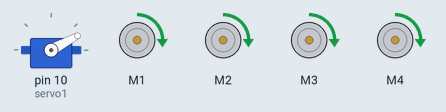
The sketch below on a simulated Arduino Uno, built with avr-gcc and run on an emulated ATmega328P. Shown: servo, 4 × DC motor (green arrow = forward, orange = backward, longer = faster). What the sketch prints to the serial monitor is not drawn.

Above: at 0.15 s.
At 4.69 s:
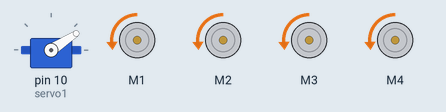
At 9.22 s:
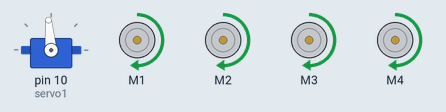
At 18.3 s:
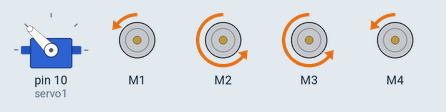
At 27.37 s:
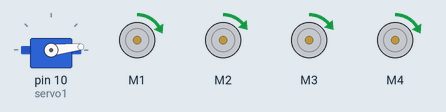
At 36.75 s:
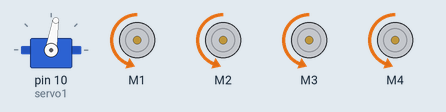
Timing chart, 0 to 36.7 s (numbered marks = the images above):
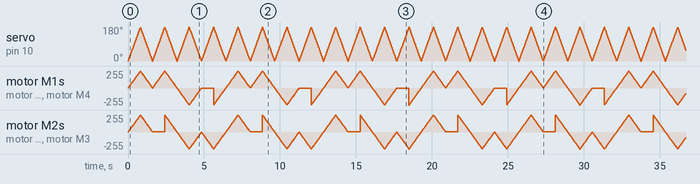

The sketch:

AHSRMotor005.ino
```cpp
/*
This is a test sketch for the Adafruit assembled Motor Shield for Arduino v2
It won't work with v1.x motor shields! Only for the v2's with built in PWM
control

For use with the Adafruit Motor Shield v2
---->  http://www.adafruit.com/products/1438

This sketch creates a fun motor party on your desk *whiirrr*
Connect a unipolar/bipolar stepper to M3/M4
Connect a DC motor to M1
Connect a hobby servo to SERVO1
*/

#include <Wire.h>
#include <Servo.h>
#include <Adafruit_MotorShield.h>

// Create the motor shield object with the default I2C address
Adafruit_MotorShield AFMS = Adafruit_MotorShield();
// Or, create it with a different I2C address (say for stacking)
// Adafruit_MotorShield AFMS = Adafruit_MotorShield(0x61);

// And connect DC motors to port M1,M2,M3 and M4
Adafruit_DCMotor *myMotor1 = AFMS.getMotor(1);
Adafruit_DCMotor *myMotor2 = AFMS.getMotor(2);
Adafruit_DCMotor *myMotor3 = AFMS.getMotor(3);
Adafruit_DCMotor *myMotor4 = AFMS.getMotor(4);

// We'll also test out the built in Arduino Servo library
Servo servo1;


void setup() {
  Serial.begin(9600);           // set up Serial library at 9600 bps
  Serial.println("MMMMotor party!");

  AFMS.begin();  // create with the default frequency 1.6KHz
  //AFMS.begin(1000);  // OR with a different frequency, say 1KHz

  // Attach a servo to pin #10
  servo1.attach(10);

  // turn on motor M1
  myMotor1->setSpeed(200);
  myMotor1->run(RELEASE);

  // turn on motor M2
  myMotor2->setSpeed(200);
  myMotor2->run(RELEASE);

  // turn on motor M3
  myMotor3->setSpeed(200);
  myMotor3->run(RELEASE);

  // turn on motor M4
  myMotor4->setSpeed(200);
  myMotor4->run(RELEASE);
}

int i;
void loop() {
  //  Forward Direction
  accelerateAllForward();
  slowDown_HaltAll();

  //Turn Left Or Right FORWARD
  turnLeftOrRightForward();
  slowDown_HaltAll();

  //  Backward Direction
  deccelerateAllBackward();
  slowDown_HaltAll();
//
//  //Turn Left or Right BACKWARDS
  turnLeftOrRightBackward();
  slowDown_HaltAll();
}

//Move All Tires Forward
 void accelerateAllForward(){
  myMotor1->run(FORWARD);
  myMotor2->run(FORWARD);
  myMotor3->run(FORWARD);
  myMotor4->run(FORWARD);

  for (i=0; i<255; i++) {
    servo1.write(map(i, 0, 255, 0, 180));
    myMotor1->setSpeed(i);
    myMotor2->setSpeed(i);
    myMotor3->setSpeed(i);
    myMotor4->setSpeed(i);
    delay(3);
 }
}

//Move All Tires Backward
void deccelerateAllBackward(){
    myMotor1->run(BACKWARD);
    myMotor2->run(BACKWARD);
    myMotor3->run(BACKWARD);
    myMotor4->run(BACKWARD);

    for (i=0; i<255; i++) {
      servo1.write(map(i, 0, 255, 0, 180));
      myMotor1->setSpeed(i);
      myMotor2->setSpeed(i);
      myMotor3->setSpeed(i);
      myMotor4->setSpeed(i);
      delay(3);
   }
}

// Slow all tires down to zero
void slowDown_HaltAll(){
    for (i=255; i!=0; i--) {
      servo1.write(map(i, 0, 255, 0, 180));
      myMotor1->setSpeed(i);
      myMotor2->setSpeed(i);
      myMotor3->setSpeed(i);
      myMotor4->setSpeed(i);
      delay(3);
   }
}

//Turn Tires Left or Right Forward
 void turnLeftOrRightForward(){
  myMotor1->run(FORWARD);
  myMotor4->run(FORWARD);

  for (i=0; i<255; i++) {
    servo1.write(map(i, 0, 255, 0, 180));
    myMotor1->setSpeed(i);
    myMotor4->setSpeed(i);
    delay(3);
 }
}

//Turn Tires Left or Right Backwards
 void turnLeftOrRightBackward(){
  myMotor2->run(BACKWARD);
  myMotor3->run(BACKWARD);

  for (i=0; i<255; i++) {
    servo1.write(map(i, 0, 255, 0, 180));
    myMotor2->setSpeed(i);
    myMotor3->setSpeed(i);
    delay(3);
 }
}
```
